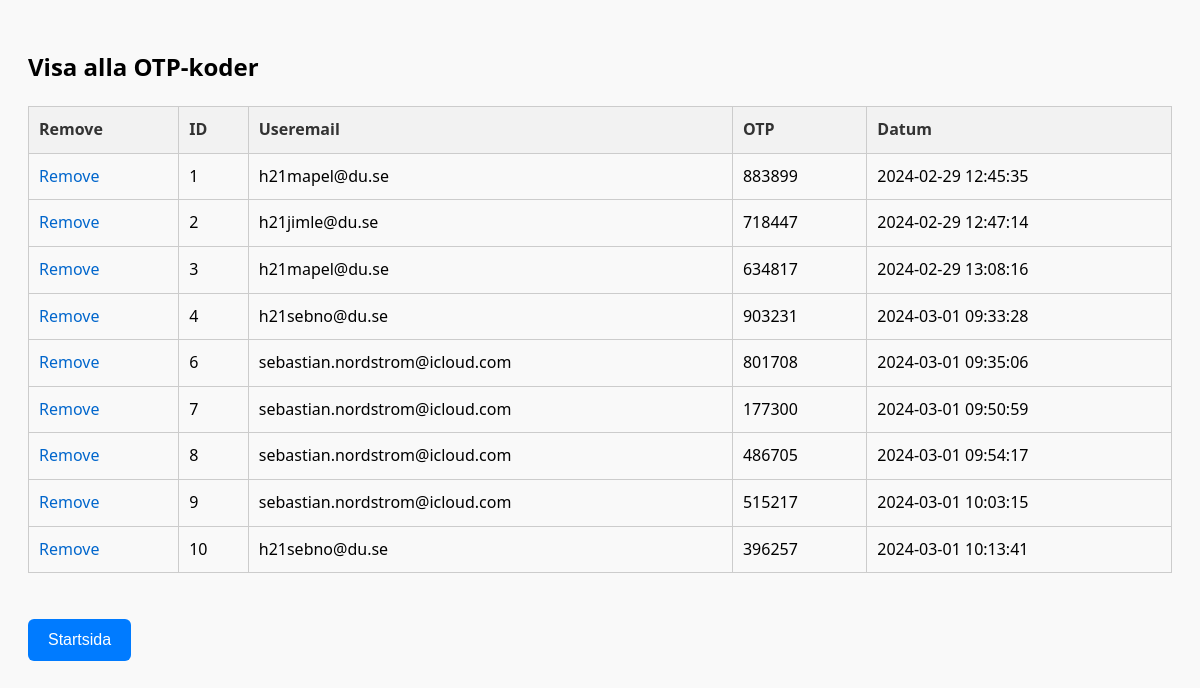
The app's page /PHP/visaOTP.php with its own data.
### tables this page shows
CREATE TABLE otp_table (
    id INTEGER PRIMARY KEY AUTOINCREMENT,
    user_email VARCHAR(255) NOT NULL,
    otp VARCHAR(6) NOT NULL,
    created_at DATETIME DEFAULT CURRENT_TIMESTAMP
);

### PHP/visaOTP.php (the view, shortened to what this page needs)
<!DOCTYPE html>
<html lang="sv">
<head>
    <link rel="stylesheet" type="text/css" href="../CSS/sok.css">
</head>
<body>
    <h2>Visa alla OTP-koder</h2>
    <?php
    $dbh = new PDO('sqlite:../anpassarna.db');
    $sql = "SELECT * FROM otp_table";
    $stmt = $dbh->query($sql);
    $koder = $stmt->fetchAll(PDO::FETCH_ASSOC);
    if ($koder) {
        echo "<table border='1'>";
        echo "
            <tr>
                <th>Remove</th>
                <th>ID</th>
                <th>Useremail</th>
                <th>OTP</th>
                <th>Datum</th>
            </tr>";
        foreach ($koder as $row) {
            echo "<tr>";
            echo "<td><a href='removeOTP.php?id=".$row['id']."'>Remove</a></td>";
            echo "<td>".$row['id']."</td>";
            echo "<td>".$row['user_email']."</td>";
            echo "<td>".$row['otp']."</td>";
            echo "<td>".$row['created_at']."</td>";
            echo "</tr>";
        }
        echo "</table>";
    } else {
        echo "Inga OTP-koder hittades.";
    }
    ?>
    <br>
    <button onclick="window.location.href='../admin.html';">Startsida</button>
</body>
</html>

### CSS/sok.css (style rules this page uses)
body { font-family: 'Segoe UI', Tahoma, Geneva, Verdana, sans-serif; padding: 20px; background-color: #f9f9f9; line-height: 1.6; }
table { width: 100%; border-collapse: collapse; margin: 20px 0; }
table, th, td { border: 1px solid #ccc; }
th, td { padding: 10px; text-align: left; }
th { background-color: #f2f2f2; color: #333; }
tr:nth-child(even) { background-color: #f9f9f9; }
a { color: #06c; text-decoration: none; }
button { background-color: #007bff; color: white; padding: 12px 20px; border: none; border-radius: 6px; cursor: pointer; font-size: 16px; transition: background-color 0.3s; margin-bottom: 0.2rem; }

### records on screen
otp_table: id "1", user_email "h21mapel@du.se", otp "883899", created_at "2024-02-29 12:45:35"
otp_table: id "2", user_email "h21jimle@du.se", otp "718447", created_at "2024-02-29 12:47:14"
otp_table: id "3", user_email "h21mapel@du.se", otp "634817", created_at "2024-02-29 13:08:16"
otp_table: id "4", user_email "h21sebno@du.se", otp "903231", created_at "2024-03-01 09:33:28"
otp_table: id "6", user_email "sebastian.nordstrom@icloud.com", otp "801708", created_at "2024-03-01 09:35:06"
otp_table: id "7", user_email "sebastian.nordstrom@icloud.com", otp "177300", created_at "2024-03-01 09:50:59"
otp_table: id "8", user_email "sebastian.nordstrom@icloud.com", otp "486705", created_at "2024-03-01 09:54:17"
otp_table: id "9", user_email "sebastian.nordstrom@icloud.com", otp "515217", created_at "2024-03-01 10:03:15"
otp_table: id "10", user_email "h21sebno@du.se", otp "396257", created_at "2024-03-01 10:13:41"
